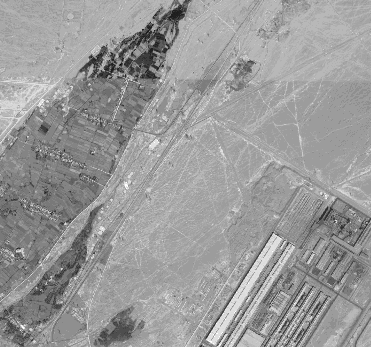
#> input picture RefImg/RefImg_0.bmp, 371 x 347 px; its folder holds 4 pictures in this run
$ python reg.py
#> lines starting #> are read from the running program, lines starting #| are printed output that depends on the picture; pictures that were not available may be replaced by others from this repository, and a replacement may not be noted
#> further down, I is the input picture: shape (347, 371); min 0, max 255, mean 153.7
# -*- coding: UTF-8 -*-
import os
import cv2
import numpy as np
import matplotlib.pyplot as plt

from skimage import io
from skimage.io import imsave

from PIL import Image
from PIL import ImageEnhance
from skimage.exposure import match_histograms


def ImageRegistration(I, J, dx, dy):
    """图像配准，给定偏移量，将两张图像合成

    Arguments:
    -----------
    I: 输入的基准图像
    J：实时图像（待配准）
    dx：实时图像在基准图像 （高度）Y 轴上的偏移
    dy：实时图像在基准图像 （宽度）X 轴上的偏移

    Returns:
    -----------
    配准后的图像

    """
    h1, w1 = I.shape
    h2, w2 = J.shape
    img = I.copy()
    img[dx: min(dx+h2, h1), dy:min(dy+w2, w1)] = J[:min(h2, h1-dx), :min(w2, w1-dy)]
    return img

def plot(I, J, dx, dy, file_name):
    """
    显示四张图像并保存
    1. 参考图像
    2. 实时图像
    3. 参考图像中与实时图像配准部分的图像
    4. 配准后的图像

    Arguments:
    -----------
    I: 输入的基准图像
    J：实时图像（待配准）
    dx：实时图像在基准图像 （高度）Y 轴上的偏移
    dy：实时图像在基准图像 （宽度）X 轴上的偏移
    file_name：保存的图片名称

    """
    h1, w1 = I.shape
    h2, w2 = J.shape
    img = ImageRegistration(I, J, dx, dy)
    fig = plt.figure(figsize=(30,30))
    fig.add_subplot(2,2,1)
    plt.imshow(I, cmap='gray')
    plt.title("Reference Image", fontsize=30)
    fig.add_subplot(2,2,2)
    plt.imshow(img, cmap='gray')
    plt.title("Registered Image", fontsize=30)
    fig.add_subplot(2,2,3)
    plt.imshow(J, cmap='gray')
    plt.title("Real Image", fontsize=30)
    fig.add_subplot(2,2,4)
    plt.imshow(I[dx:dx+h2, dy:dy+w2], cmap='gray')
    plt.title("Selected Part of Reference Image", fontsize=30)
    plt.tight_layout()
    plt.savefig(f'{file_name}.png')
    plt.close('all') #关闭所有 figure windows


def detect(I, J):

    # 图像亮度增强
    J = ImageEnhance.Brightness(Image.fromarray(J)).enhance(1.8)
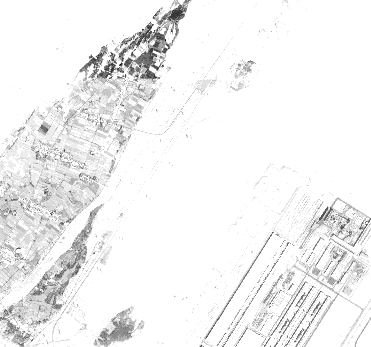
#> J: PIL image 371x347 L; min 0, max 255, mean 241.5
    J = np.asarray(J)

    # SIFT 检测算法
    sift = cv2.xfeatures2d.SIFT_create()

    keypoints_I, descriptors_I= sift.detectAndCompute(I, None)
#> keypoints_I = 794 keypoints; strongest (x, y, size): (121, 64, 1.8), (13, 255, 1.8), (177, 14, 9.9), (23, 327, 2.7)
    keypoints_J, descriptors_J = sift.detectAndCompute(J, None)
#> keypoints_J = 622 keypoints; strongest (x, y, size): (177, 14, 9.2), (157, 68, 2.5), (132, 54, 2.2), (151, 69, 3.3)

    # 暴力搜索匹配
    bf = cv2.BFMatcher(crossCheck=False)
    # 最近邻匹配
    matches = bf.knnMatch(descriptors_I, descriptors_J, k=2)
#> matches = 794 matches
    good = []
    for m, n in matches:
        if m.distance < 0.825*n.distance:
            good.append([m])
#> after the loop, good = 257 matches

    # 获取匹配良好的特征点坐标
    points1 = np.zeros((len(good), 2), dtype=np.float32)
#> points1 = 257 pairs, first value 0 to 0, second value 0 to 0
    points2 = np.zeros((len(good), 2), dtype=np.float32)
#> points2 = 257 pairs, first value 0 to 0, second value 0 to 0

    for i, match in enumerate(good):
        points1[i, :] = keypoints_I[match[0].queryIdx].pt
        points2[i, :] = keypoints_J[match[0].trainIdx].pt
#> after the loop, points1 = 257 pairs, first value 6.44 to 365.6, second value 14.02 to 343.5; points2 = 257 pairs, first value 6.19 to 357.5, second value 14.13 to 343.4

    # 计算偏移量
    dx, dy = (points1-points2).mean(0).astype('uint8').tolist()
#> dx = 1; dy = 0
    return dx, dy


if __name__ == '__main__':

    # 创建图片存储路径
    if not os.path.exists("RegImg"):
        os.makedirs("RegImg")

    results = []
    for idx in range(97):
        # 读取图片 数据
        I = io.imread(f'RefImg/RefImg_{idx}.bmp').astype('uint8')
        J = io.imread(f'RealImg/RealImg_{idx}.bmp').astype('uint8')

        # 图像配准，计算偏移量
        dx, dy = detect(I, J)
#> dx = 1; dy = 0
        results.append(f'{dy} {dx}\n')
        plot(I, J, dx, dy, f'RegImg/RegImg_{idx}')
#> in ImageRegistration, `img[dx: min(dx+h2, h1), dy:min(dy+w2, w1)] = J[:min(h2, h1-dx), :min(w..`:
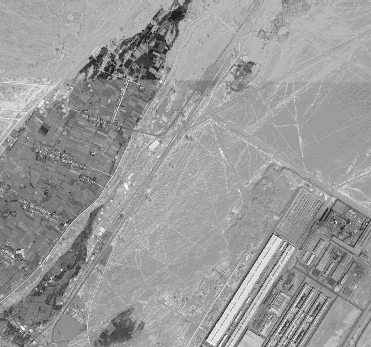
#> img: shape (347, 371); min 0, max 255, mean 153.7
#> in plot, `plt.savefig(f'{file_name}.png')`:
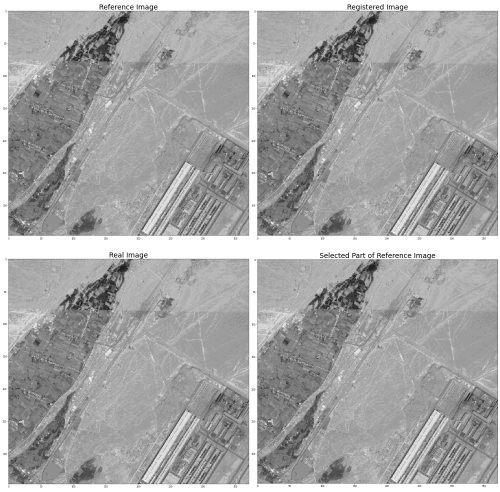
#> figure drawn by matplotlib, 4 panels
#> pass 2 of the loop `for idx in range(97):`:
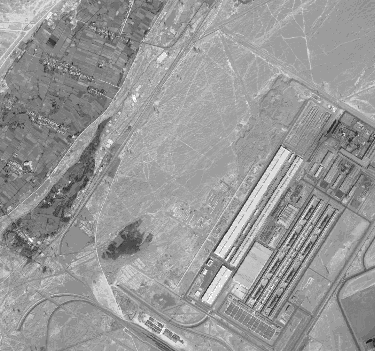
#> input picture RefImg/RefImg_1.bmp, 375 x 351 px
#> I is the input picture: shape (351, 375); min 29, max 255, mean 151.8
#> in detect (call 2), `J = ImageEnhance.Brightness(Image.fromarray(J)).enhance(1.8)`:
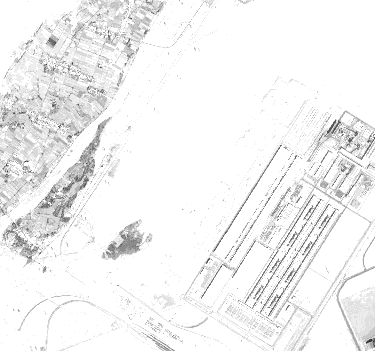
#> J: PIL image 375x351 L; min 52, max 255, mean 242.3
#> keypoints_I = 954 keypoints; strongest (x, y, size): (205, 272, 2.9), (21, 168, 1.8), (31, 240, 2.7), (289, 239, 1.8)
#> keypoints_J = 644 keypoints; strongest (x, y, size): (52, 42, 5.9), (350, 140, 2.6), (370, 340, 2.1), (70, 136, 1.9)
#> matches = 954 matches
#> after the loop in detect (call 2), `for m, n in matches:`: good = 205 matches
#> in detect (call 2), `points1 = np.zeros((len(good), 2), dtype=np.float32)`: points1 = 205 pairs, first value 0 to 0, second value 0 to 0
#> after the loop in detect (call 2), `for i, match in enumerate(good):`: points1 = 205 pairs, first value 3.53 to 370.1, second value 3.09 to 347.5; points2 = 205 pairs, first value 3.59 to 370.1, second value 3.12 to 347.5
#> in detect (call 2), `dx, dy = (points1-points2).mean(0).astype('uint8').tolist()`: dy = 255
#> img: shape (351, 375)
#> in plot (call 2), `plt.savefig(f'{file_name}.png')`:
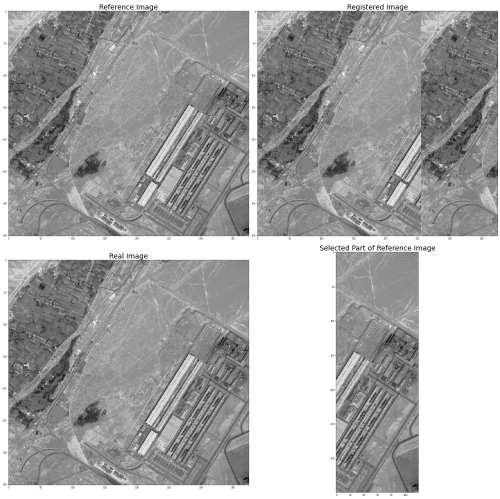
#> figure drawn by matplotlib, 4 panels
#> (the run stopped early here; a loop or call above may not have finished)
